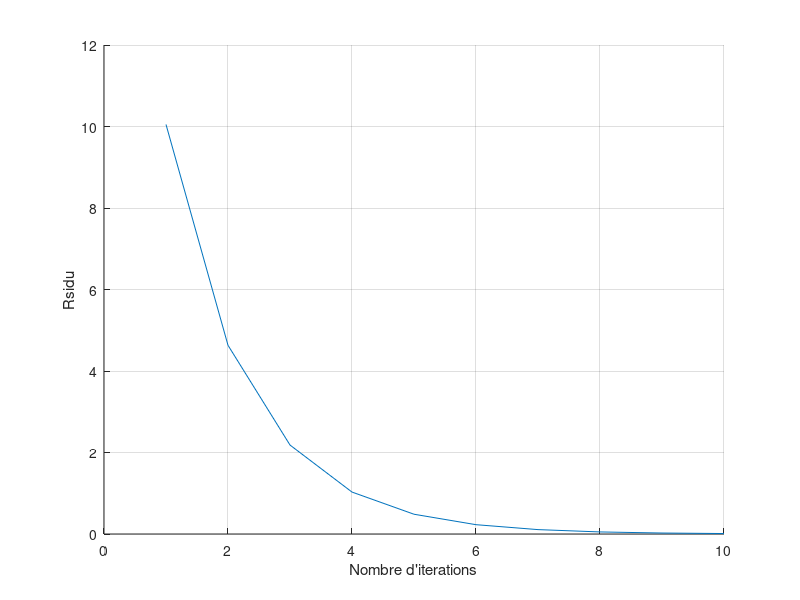
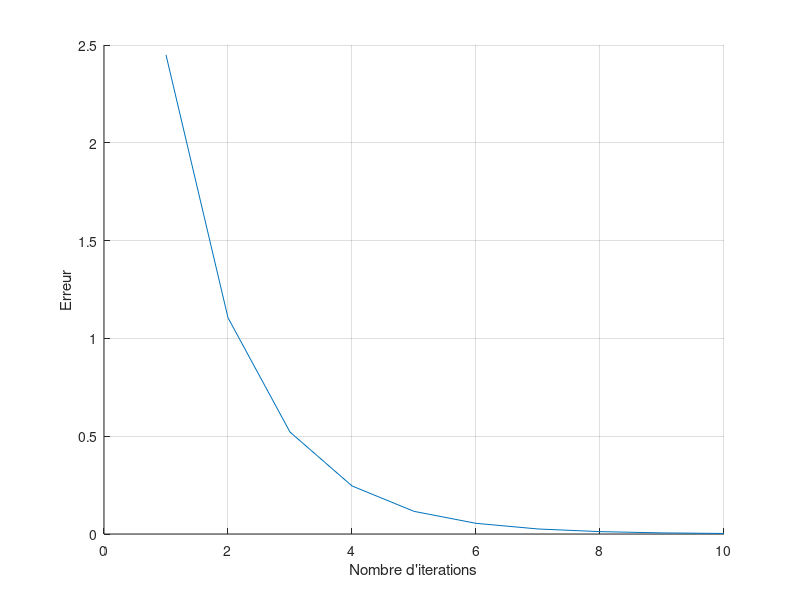

The MATLAB source for these figures, in order:
% Rsolution de systmes linaires - Mthode de Jacobi

% Matrice et second membre
A = [ 3 -1 0 ; -1 3 -1 ; 0 -1 3 ];

B = [ 7 ; -6 ; 4 ];

% Solution exacte
X = A\B;

% Nombre d'itrations
nit = 10;

% Matrices M et N pour la methode de Jacobi
M = diag ( diag(A) );
N = M - A;

% 1re approximation de la solution
XJ = [ 0 ; 0 ; 0 ];

% Erreur et residu
R = zeros(1,nit);
Err = zeros(1,nit);

% Iterations de Jacobi
for i = 1:10
   
    disp (['*** Iteration de Jacobi ',num2str(i)]); 
    
    % Calcul du residu
    disp ('Residu');
    RIt = norm ( B - A*XJ )
    R(i) = RIt;
    
    % Calcul de l'erreur
    disp ('Erreur');
    ErrIt = norm ( X - XJ )
    Err(i) = ErrIt;
    
    % Nouvelle approximation par la formule de Jacobi
    disp ('Approximation de la solution');
    XJ = M\(N*XJ+B)
    
end

% Affiche l'volution de l'erreur et du rsidu

figure, hold on, grid on;
plot(R);
xlabel('Nombre d''iterations');
ylabel('Rsidu');

figure, hold on, grid on;
plot(Err);
xlabel('Nombre d''iterations');
ylabel('Erreur');
